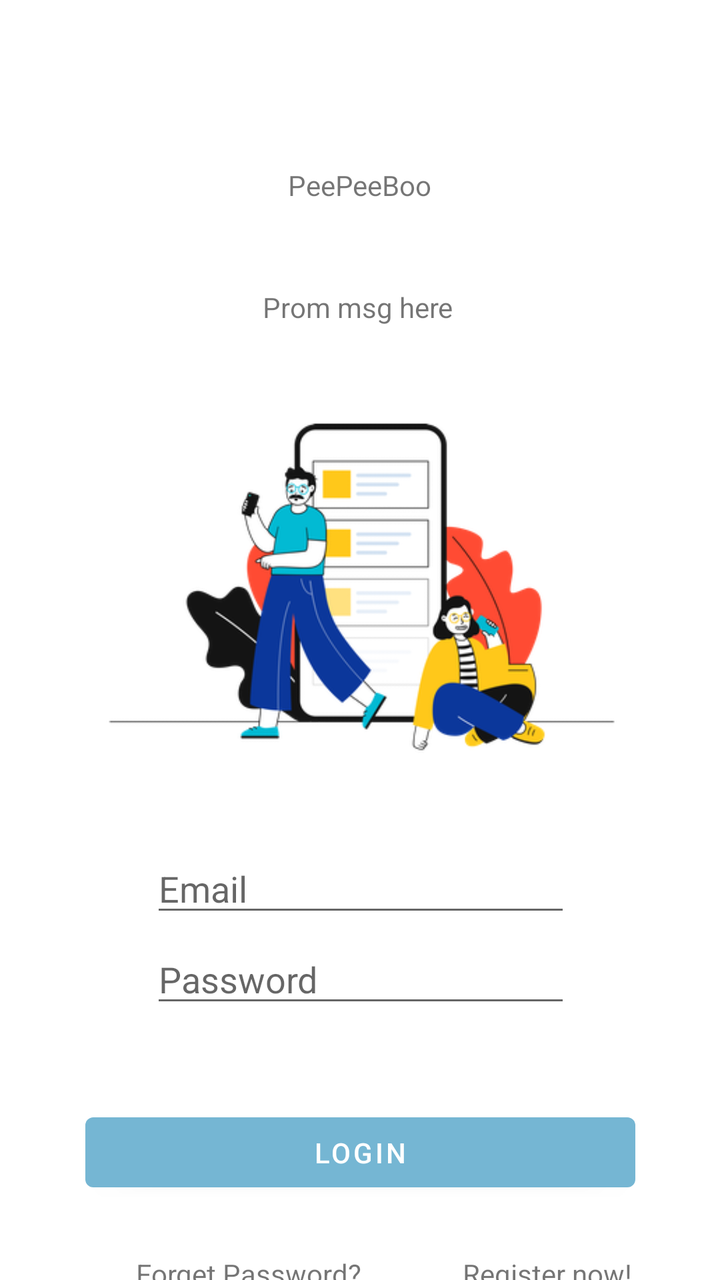
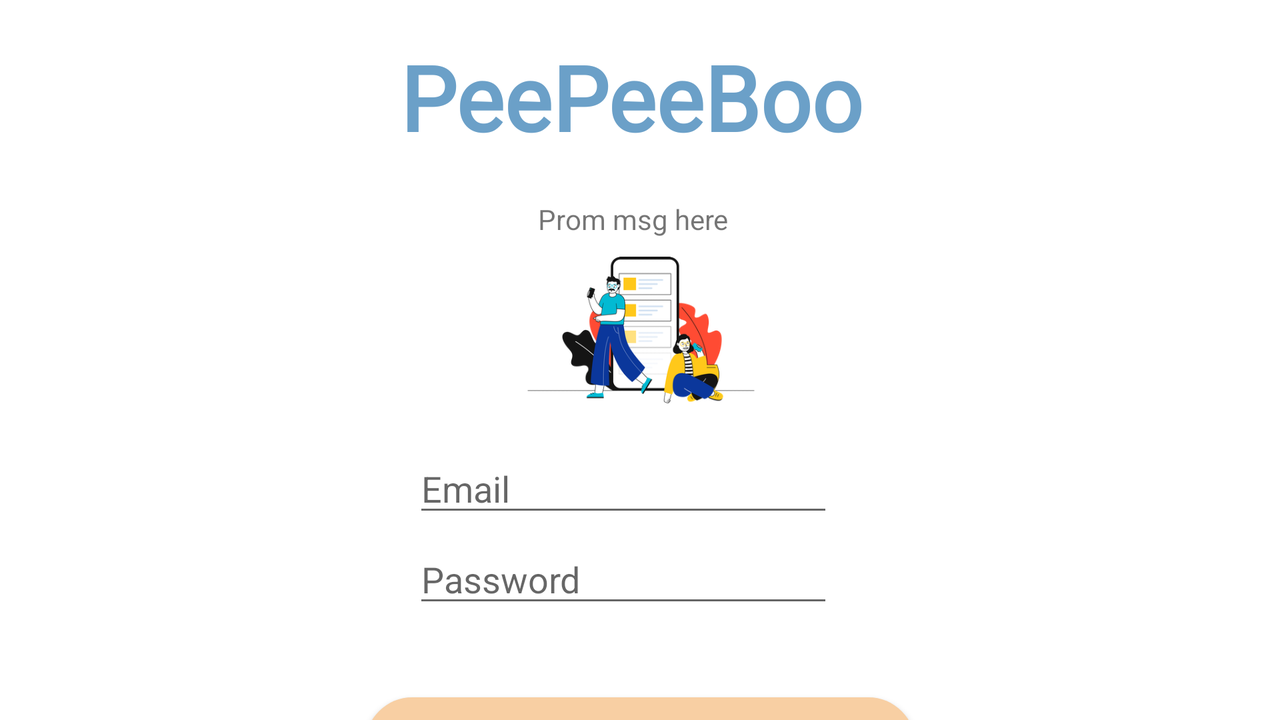

Two renders of one Android screen. The first uses the default layout on a phone; the second uses the alternative layout the repository ships for a different screen configuration, on a matching device. The two XML files are below.
<!-- AndroidManifest.xml: application theme Theme.Comp3717_project -->
<!-- res/layout/activity_main.xml -->
<?xml version="1.0" encoding="utf-8"?>
<androidx.constraintlayout.widget.ConstraintLayout xmlns:android="http://schemas.android.com/apk/res/android"
    xmlns:app="http://schemas.android.com/apk/res-auto"
    xmlns:tools="http://schemas.android.com/tools"
    android:layout_width="match_parent"
    android:layout_height="match_parent"
    tools:context=".MainActivity">

    <TextView
        android:id="@+id/main_tv_logo"
        android:layout_width="306dp"
        android:layout_height="89dp"
        android:layout_marginTop="48dp"
        android:gravity="center"
        android:text="@string/peepeeboo"
        android:textAlignment="center"
        app:layout_constraintEnd_toEndOf="parent"
        app:layout_constraintHorizontal_bias="0.495"
        app:layout_constraintStart_toStartOf="parent"
        app:layout_constraintTop_toTopOf="parent" />

    <TextView
        android:id="@+id/main_tv_prom_msg"
        android:layout_width="200dp"
        android:layout_height="25dp"
        android:layout_marginTop="4dp"
        android:gravity="center"
        android:text="@string/prom_msg_here"
        android:textAlignment="center"
        app:layout_constraintEnd_toEndOf="parent"
        app:layout_constraintHorizontal_bias="0.492"
        app:layout_constraintStart_toStartOf="parent"
        app:layout_constraintTop_toBottomOf="@+id/main_tv_logo" />

    <EditText
        android:id="@+id/main_editText_Password"
        android:layout_width="wrap_content"
        android:layout_height="wrap_content"
        android:layout_marginTop="4dp"
        android:ems="10"
        android:hint="@string/password"
        android:inputType="textPassword"
        app:layout_constraintEnd_toEndOf="parent"
        app:layout_constraintHorizontal_bias="0.502"
        app:layout_constraintStart_toStartOf="parent"
        app:layout_constraintTop_toBottomOf="@+id/main_editText_email"
        android:importantForAutofill="no" />

    <Button
        android:id="@+id/main_btn_login"
        android:layout_width="275dp"
        android:layout_height="47dp"
        android:layout_marginTop="44dp"
        android:text="@string/login"
        app:layout_constraintEnd_toEndOf="parent"
        app:layout_constraintStart_toStartOf="parent"
        app:layout_constraintTop_toBottomOf="@+id/main_editText_Password" />

    <ImageView
        android:id="@+id/main_imageView_img"
        android:layout_width="359dp"
        android:layout_height="187dp"
        android:contentDescription="@string/main_img"
        app:layout_constraintBottom_toTopOf="@+id/main_editText_email"
        app:layout_constraintEnd_toEndOf="parent"
        app:layout_constraintStart_toStartOf="parent"
        app:layout_constraintTop_toBottomOf="@+id/main_tv_prom_msg"
        app:srcCompat="@drawable/art_login_page" />

    <TextView
        android:id="@+id/main_forget_pw"
        android:layout_width="wrap_content"
        android:layout_height="wrap_content"
        android:layout_marginStart="68dp"
        android:layout_marginTop="28dp"
        android:text="@string/forget_password"
        app:layout_constraintBottom_toBottomOf="parent"
        app:layout_constraintStart_toStartOf="parent"
        app:layout_constraintTop_toBottomOf="@+id/main_btn_login"
        app:layout_constraintVertical_bias="0.059" />

    <EditText
        android:id="@+id/main_editText_email"
        android:layout_width="wrap_content"
        android:layout_height="wrap_content"
        android:layout_marginTop="256dp"
        android:ems="10"
        android:hint="@string/email"
        android:importantForAutofill="no"
        android:inputType="textEmailAddress"
        app:layout_constraintEnd_toEndOf="parent"
        app:layout_constraintHorizontal_bias="0.502"
        app:layout_constraintStart_toStartOf="parent"
        app:layout_constraintTop_toBottomOf="@+id/main_tv_prom_msg" />

    <TextView
        android:id="@+id/main_tv_register"
        android:layout_width="wrap_content"
        android:layout_height="wrap_content"
        android:layout_marginTop="28dp"
        android:text="@string/register_now"
        app:layout_constraintBottom_toBottomOf="parent"
        app:layout_constraintEnd_toEndOf="parent"
        app:layout_constraintHorizontal_bias="0.534"
        app:layout_constraintStart_toEndOf="@+id/main_forget_pw"
        app:layout_constraintTop_toBottomOf="@+id/main_btn_login"
        app:layout_constraintVertical_bias="0.059" />

</androidx.constraintlayout.widget.ConstraintLayout>
<!-- resources referenced by this layout -->
<resources>
  <!-- drawable art_login_page: png bitmap (drawable, 44682 bytes) -->
  <string name="email">Email</string>
  <string name="forget_password">Forget Password?</string>
  <string name="login">LOGIN</string>
  <string name="main_img">main img</string>
  <string name="password">Password</string>
  <string name="peepeeboo">PeePeeBoo</string>
  <string name="prom_msg_here">Prom msg here</string>
  <string name="register_now">Register now!</string>
  <style name="Theme.Comp3717_project" parent="Theme.MaterialComponents.DayNight.NoActionBar">
          
          <item name="colorPrimary">#75B6D3</item>
          <item name="colorPrimaryVariant">#4BA5CD</item>
          <item name="colorOnPrimary">@color/white</item>
          
          <item name="colorSecondary">@color/teal_200</item>
          <item name="colorSecondaryVariant">@color/teal_700</item>
          <item name="colorOnSecondary">@color/black</item>
          
          <item name="android:statusBarColor" tools:targetApi="l">?attr/colorPrimaryVariant</item>
          
      </style>
</resources>
<!-- res/layout-land/activity_main.xml (the repository's variant of the layout above) -->
<!-- drawn on the phone turned sideways -->
<?xml version="1.0" encoding="utf-8"?>
<androidx.constraintlayout.widget.ConstraintLayout xmlns:android="http://schemas.android.com/apk/res/android"
    xmlns:app="http://schemas.android.com/apk/res-auto"
    xmlns:tools="http://schemas.android.com/tools"
    android:layout_width="match_parent"
    android:layout_height="match_parent"
    tools:context=".MainActivity">

    <TextView
        android:id="@+id/main_tv_logo"
        android:layout_width="306dp"
        android:layout_height="89dp"
        android:layout_marginTop="4dp"
        android:fontFamily="@font/mansalva_regular"
        android:gravity="center"
        android:text="@string/peepeeboo"
        android:textAlignment="center"
        android:textColor="#6BA0C8"
        android:textSize="45sp"
        android:textStyle="bold"
        app:layout_constraintEnd_toEndOf="parent"
        app:layout_constraintHorizontal_bias="0.487"
        app:layout_constraintStart_toStartOf="parent"
        app:layout_constraintTop_toTopOf="parent" />

    <TextView
        android:id="@+id/main_tv_prom_msg"
        android:layout_width="200dp"
        android:layout_height="25dp"
        android:layout_marginTop="4dp"
        android:gravity="center"
        android:text="@string/prom_msg_here"
        android:textAlignment="center"
        app:layout_constraintEnd_toEndOf="parent"
        app:layout_constraintHorizontal_bias="0.492"
        app:layout_constraintStart_toStartOf="parent"
        app:layout_constraintTop_toBottomOf="@+id/main_tv_logo" />

    <Button
        android:id="@+id/main_btn_login"
        android:layout_width="275dp"
        android:layout_height="47dp"
        android:layout_marginTop="40dp"
        android:background="@drawable/custom_button_3"
        android:text="@string/login"
        app:backgroundTint="@null"
        app:layout_constraintEnd_toEndOf="parent"
        app:layout_constraintStart_toStartOf="parent"
        app:layout_constraintTop_toBottomOf="@+id/main_editText_Password" />

    <ImageView
        android:id="@+id/main_imageView_img"
        android:layout_width="319dp"
        android:layout_height="84dp"
        android:contentDescription="@string/main_img"
        app:layout_constraintBottom_toTopOf="@+id/main_editText_email"
        app:layout_constraintEnd_toEndOf="parent"
        app:layout_constraintStart_toStartOf="parent"
        app:layout_constraintTop_toBottomOf="@+id/main_tv_prom_msg"
        app:layout_constraintVertical_bias="0.083"
        app:srcCompat="@drawable/art_login_page" />

    <TextView
        android:id="@+id/main_forget_pw"
        android:layout_width="wrap_content"
        android:layout_height="wrap_content"
        android:layout_marginStart="224dp"
        android:layout_marginTop="28dp"
        android:text="@string/forget_password"
        app:layout_constraintBottom_toBottomOf="parent"
        app:layout_constraintStart_toStartOf="parent"
        app:layout_constraintTop_toBottomOf="@+id/main_btn_login"
        app:layout_constraintVertical_bias="0.055" />

    <EditText
        android:id="@+id/main_editText_email"
        android:layout_width="wrap_content"
        android:layout_height="wrap_content"
        android:layout_marginTop="100dp"
        android:ems="10"
        android:hint="@string/email"
        android:importantForAutofill="no"
        android:inputType="textEmailAddress"
        app:layout_constraintEnd_toEndOf="parent"
        app:layout_constraintHorizontal_bias="0.481"
        app:layout_constraintStart_toStartOf="parent"
        app:layout_constraintTop_toBottomOf="@+id/main_tv_prom_msg" />

    <EditText
        android:id="@+id/main_editText_Password"
        android:layout_width="wrap_content"
        android:layout_height="wrap_content"
        android:layout_marginTop="4dp"
        android:ems="10"
        android:hint="@string/password"
        android:importantForAutofill="no"
        android:inputType="textPassword"
        app:layout_constraintEnd_toEndOf="parent"
        app:layout_constraintHorizontal_bias="0.481"
        app:layout_constraintStart_toStartOf="parent"
        app:layout_constraintTop_toBottomOf="@+id/main_editText_email" />

    <TextView
        android:id="@+id/main_tv_register"
        android:layout_width="wrap_content"
        android:layout_height="wrap_content"
        android:layout_marginTop="28dp"
        android:text="@string/register_now"
        app:layout_constraintBottom_toBottomOf="parent"
        app:layout_constraintEnd_toEndOf="parent"
        app:layout_constraintHorizontal_bias="0.414"
        app:layout_constraintStart_toEndOf="@+id/main_forget_pw"
        app:layout_constraintTop_toBottomOf="@+id/main_btn_login"
        app:layout_constraintVertical_bias="0.055" />

</androidx.constraintlayout.widget.ConstraintLayout>
<!-- resources referenced by the variant -->
<!-- as the phone turned sideways resolves them -->
<resources>
  <!-- drawable art_login_page: png bitmap (drawable, 44682 bytes) -->
  <!-- drawable custom_button_3 (drawable) -->
  <?xml version="1.0" encoding="utf-8"?>
  <shape xmlns:android="http://schemas.android.com/apk/res/android">
  
      <solid android:color="#F8CFA3" />
      <corners android:radius="50dp" />
  
  </shape>
  <string name="email">Email</string>
  <string name="forget_password">Forget Password?</string>
  <string name="login">LOGIN</string>
  <string name="main_img">main img</string>
  <string name="password">Password</string>
  <string name="peepeeboo">PeePeeBoo</string>
  <string name="prom_msg_here">Prom msg here</string>
  <string name="register_now">Register now!</string>
  <style name="Theme.Comp3717_project" parent="Theme.MaterialComponents.DayNight.NoActionBar">
          
          <item name="colorPrimary">#75B6D3</item>
          <item name="colorPrimaryVariant">#4BA5CD</item>
          <item name="colorOnPrimary">@color/white</item>
          
          <item name="colorSecondary">@color/teal_200</item>
          <item name="colorSecondaryVariant">@color/teal_700</item>
          <item name="colorOnSecondary">@color/black</item>
          
          <item name="android:statusBarColor" tools:targetApi="l">?attr/colorPrimaryVariant</item>
          
      </style>
</resources>
